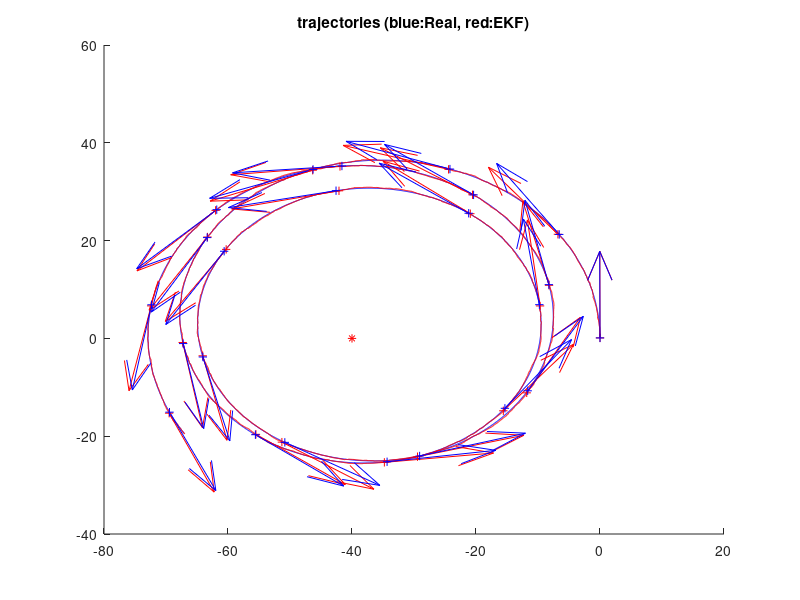
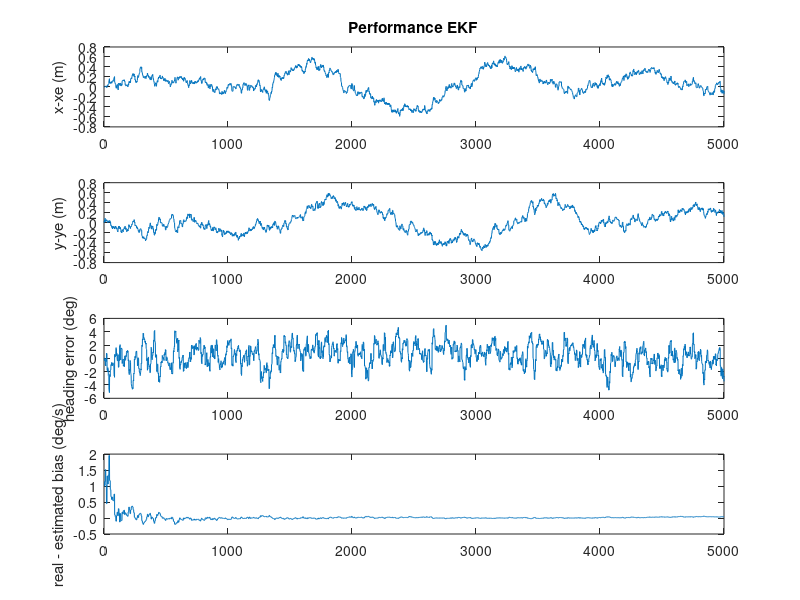
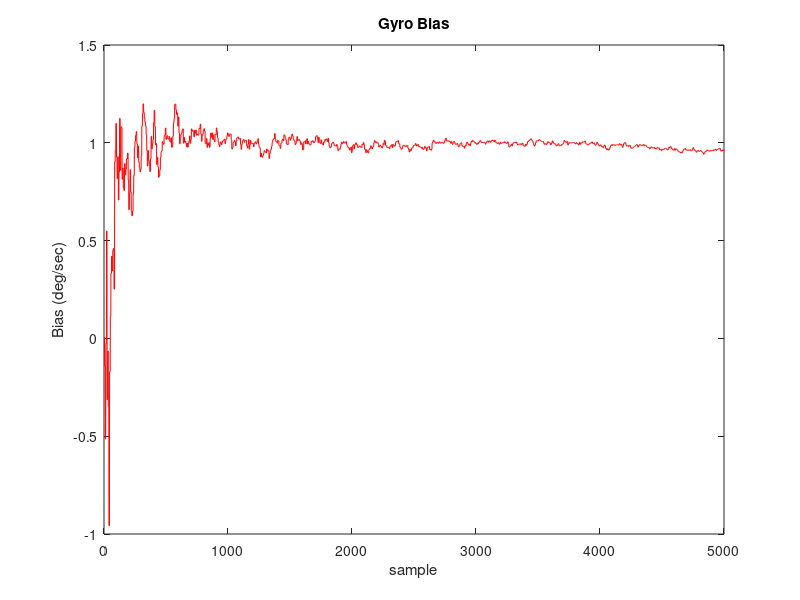

The MATLAB source for these figures, in order:
% Part2.m - version modified of DemoEKF.m 
% originally provided by J. Guivant for MRTN4010's students, Session 2014.
% Project 01. Part2 

% Edited by Wenny Hidayat/z3351846
% Some changes: 1. Process bearing instead of range (v)
%               2. Process both range and bearing   (v)

% This way the EKF accepts input from both range and bearing
% It can be noted that the EKF trajectory is closer to the real one when
% using both inputs. Here I tried making the standard deviation 30 deg/sec
% and 1 m (super big) yet it still shows a good estimation.



function main()


% .....................................................
% Here I define the magnitude of the "noises", that I assume are present, polluting mesurements, models, etc.  

% .. error in the angular rate sensor
stdDevGyro = 2*pi/180 ;          % 2 degrees/second , standard deviation of the gyros' noise
% you have seen, when playing with our IMU that, after removing the
% offsets, the eror present in the gyros' measurements should be lower than 2 deg/sec.

% ...error in the speed's measurements
stdDevSpeed = 0.3 ;   % a lot of error!  (very difficult case). speedmeter's error = 0.3m/sec 

% ... errors in the range measurements (25cm, standard.dev.)
sdev_rangeMeasurement = 0.25 ;          % std. of noise in range measurements. 0.25m
sdev_bearingMeasurement = 5*pi/180;    % stddev for bearing at 30 deg/s, in rad
% this is more that the error you would have with our laser scanner.

% .....................................................
Dt=0.05 ;                       % "sample time", 50ms
Li = 5000 ;                     % "experiment" duration, in iterations 
DtObservations=0.250 ;          % laser "sample time" of observations, 4Hz, approximately
r2d = 180/pi;                   % conversion rad to deg
d2r = pi/180;                   % conversion deg to rad

% .....................................................
% here I create a virtual map, because this program works on a simulated process.
% (in a real case you would have a real map)

% How many landmarks do you want to use?  
n_usedLanmarks = 1 ;    %it must be : 1 <= n_usedLanmarks <= 4 
% just to create some landmarks
global NavigationMap;
NavigationMap = CreateSomeMap(n_usedLanmarks) ;  %creates a artificial map!
% ................................................


% These are the ESTIMATES (Expected value and covariance matrix)
% Initial conditions of the estimates (identical to the real ones, as in
% the lab)( I Assume we know the initial condition of the system)
Xe = [ 0; 0; pi/2; 0 ] ;       % starting x
P = diag( [0, 0, 0, (4*pi/180)^2] );            % initial quality --> perfect (covariance =zero )
% Why perfect? (BECAUSE in this case we DO ASSUME we know perfectly the initial condition)


% Some buffers to store the intermediate values during the experiment
Xreal_History= zeros(4,Li) ;
Xe_History= zeros(4,Li) ;

% .....................................................
% I assume that every time we apply the process model to predict the evolution of the system for a 
% perdiod of time of Dt (50ms) we introduce uncertainty of 0.01m standard deviation on X, 
% similar uncertainty on Y and 1 degree (a lot!) on the heading's estimation
% Q  =zeros(3,3) ;  Q(1,1) = (0.01)^2 ; Q(2,2) =Q(1,1)  ; Q(3,3) = (1*pi/180)^2 ;
% Although you initially use this one, it can be improved. Read
% "MTRN40101_L06_Noise_in_the_inputs_of_ProcessModel.pdf" in order to implement a good refinement. 

Q = diag( [ (0.01)^2 ,(0.01)^2 , (1*pi/180)^2, 0] ) ;
% Q matrix. Represent the covariance of the undertainty about the process model.
% .....................................................


time=0 ;
% init simulator of process.
InitSimulation(stdDevSpeed,stdDevGyro,sdev_bearingMeasurement,sdev_rangeMeasurement,DtObservations);
% (BTW: this is just a simulation to replace ther eal system, because we,
% for the moment, do not have the real system. )


% .....................................................    
for i=1:Li,     % loop
    
    %pause(dt) ;   % NO delay, I want to run this in a fast off-line SIMULATION, so ASAP.
    
    time = time+Dt ;    
    SimuPlatform(time,Dt);      % because NOW I do not have a real system, I simulate it.

     
    % I ask about the inputs to the Process Model.
    % The inputs I will be told are polluted versions of the real inputs.
    [Noisy_speed,Noisy_GyroZ]=GetProcessModelInputs();
    % in the real case we should measure the real inputs (gyros and speedmeter)
    
    % -------- THIS IS THE EKF! ------------------------
    % ------ Kalman Filter prediction: applies the prediction step (i.e. Process model). 
    Xe    = RunProcessModel(Xe,Noisy_speed,Noisy_GyroZ,Dt) ;
    
    % Estimate new covariance after prediction
    % First , I evaluate the Jacobian matrix of the process model (see lecture notes).
    % Write the analytical expression on paper to understand the followign line.
    J = [ [1,0,-Dt*Noisy_speed*sin(Xe(3)),0  ]  ; [0,1,Dt*Noisy_speed*cos(Xe(3)),0] ;    [ 0,0,1,-Dt ] ; [0, 0, 0, 1] ] ; 
    % then I calculate the new coveraince, after the prediction P(K+1|K) = J*P(K|K)*J'+Q ;
    P = J*P*J'+Q ;

    % the precition step, for this iteration, is done.
    % -----------------------------------------------


    % .. Get range measuremens, if those are available.
    [nDetectedLandmarksB,nDetectedLandmarks,MeasuredBearings,MasuredRanges,IDs]=GetObservationMeasurements();
    
    
    
    if (nDetectedLandmarks>0) && (nDetectedLandmarksB>0),     % any laser data and detected landmarks?
     
        % Because there are available obsevations ==> I perform EKF updates
             
   
        % --------------- Kalmal Filter update (observations)
        % Because this observation function is non-linear--> we need to get the Jacobians of h(X).
        % Jacobian for range only measurements (evaluated at the current expected value -->Xe)    
        
        % sqrt( (xi-x)^2+(yi-y)^2 ) for all the seen landmarks. I will need
        % this term for the next calculations.
        
        for u=1:nDetectedLandmarks,
         
            ID = IDs(u);            % landmark ID?    
            eDX = (NavigationMap.landmarks(ID,1)-Xe(1)) ;      % (xu-x)
            eDY = (NavigationMap.landmarks(ID,2)-Xe(2)) ;      % (yu-y)
            
            % Range input
            eDD_range = sqrt( eDX.*eDX + eDY.*eDY ) ; %   so : sqrt( (xu-x)^2+(yu-y)^2 ) 

            % Bearing input 
            eDD_bearing = eDX.*eDX + eDY.*eDY;
        
            % here is it. "H". I reuse some previous calculations.
            H_range = [  -eDX./eDD_range , -eDY./eDD_range , 0 , 0 ] ;   % Jacobian of h(X),range
            H_bearing = [ eDY./eDD_bearing, -eDX./eDD_bearing, -1 , 0 ];
            H = [H_range; H_bearing];
            
            % the expected distances to the landmarks ( "h(Xe)" ). Xe 1=x 2=y 3=gyro.
            ExpectedRange = eDD_range ;   % just a coincidence: we already calculated them for the Jacobian, so I reuse it. 
            ExpectedBearing = atan2(eDY, eDX) - Xe(3) + pi/2; % Output in rad
        
            % Evaluate residual (innovation)  "Y-h(Xe)"
            zR  = MasuredRanges(u) - ExpectedRange ;      
            zB = MeasuredBearings(u) - ExpectedBearing;
            % Normalization
            zB = mod(  zB+pi, 2*pi) - pi; % in deg
            
            
            z =[zR;zB];
            
            % ------ covariance of the noise/uncetainty in the measurements
            % R is Diagonal --->because I believe the noises in the measurements
            %  ,from different sensors, are independent.
            RR = sdev_rangeMeasurement*sdev_rangeMeasurement*4; 
            RB = sdev_bearingMeasurement*sdev_bearingMeasurement*4 ;
            R = diag([RR,RB]);
            % I multiply by 4 because I want to be conservative and assume
            % twice the standard deviation that I believe does happen.
        
        
            % Some intermadiate steps for the EKF (as in the lecture notes)
            S = R + H*P*H'; 
            iS = inv(S) ;               

            K = P*H'*iS ;           % Kalman gain

            % ----- do it...I am getting  X(k+1|k+1) and P(k+1|k+1)
            Xe = Xe + K*z ;           % update the  expected value
            P = P-P*H'*iS*H*P ;     % update the Covariance
        % -----  individual EKF update done ...
       end; 
       % all avalilable EKF updates done ...
    end;  
     
    
     % -------- remember some variables to plot at the end.   
     [Xreal_History(:,i)] = GetCurrentSimulatedState() ;
     Xe_History(:,i)    = Xe ;
     bias_History(i)    = Xe(4);

end ;    
%      biasReal_History
%      bias_History      


% PLOT some results. PLot estimated and "real" values of platform states.
SomePlots(Xreal_History,Xe_History,bias_History,NavigationMap) ;


return ;           % loop to the next observation based on new measurements..



% =========================================================================
% --- THIS IS THE PROCESS MODEL of MY SYSTEM. (it is a Kinemetic model)
    
function Xnext=RunProcessModel(X,speed,GyroZ,dt) 
    Xnext = X + dt*[ speed*cos(X(3)) ;  speed*sin(X(3)) ; GyroZ-X(4) ; 0] ;
return ;


% =========================================================================
% ========== Simulation functions - (used for simuation of "real" platform and
% for the process model of the EKF.
% When we apply the EKF on a real case, we do not need this part.


function [bearings,ranges,IDs] = GetMeasurementsFomNearbyLandmarks(X,map)
    dx= map.landmarks(:,1) - X(1) ;
    dy= map.landmarks(:,2) - X(2) ;
    bearings = atan2(dy, dx) - X(3) + pi/2; %in RAD
    ranges = sqrt((dx.*dx + dy.*dy)) ;
    IDs = [1:map.nLandmarks];
    
    % I simulate I measure/detect all the landmarks, however there can be
    % cases where I see just the nearby ones.
    
return ;


% here I propose some speed and angular rate inputs. 
% in real cases, they do happen, we do not to propose them.
function [speed,GyroZ] = SimuControl(X,t)
    speed = 2 ;                                         % cruise speed, 2m/s  ( v ~ 7km/h)
    GyroZ = 3*pi/180 + sin(0.1*2*pi*t/50)*.02 ;         % some crazy driver moving the steeering wheel...
return ;


% here I propose some map of landmarks. 
% in real cases, we do not create it synthetically, like here.
function map = CreateSomeMap(n_used)
    landmarks = [  [ -40,0 ];[ -0,-20 ];[ 10,10 ] ;[ 30,10 ]  ] ;
    map.landmarks = landmarks(1:n_used,:) ;
    map.nLandmarks = n_used ;
return ;



function InitSimulation(stdDevSpeed,stdDevGyro,sdev_bearingMeasurement,sdev_rangeMeasurement,DtObservations)
    global ContextSimulation;
    ContextSimulation.Xreal = [ 0; 0;pi/2; 0 ] ;     % [x;y;phi]
    ContextSimulation.stdDevSpeed = stdDevSpeed;
    ContextSimulation.stdDevGyro = stdDevGyro;
    ContextSimulation.speed=0;
    ContextSimulation.GyroZ=0;
    ContextSimulation.sdev_rangeMeasurement=sdev_rangeMeasurement;
    ContextSimulation.sdev_bearingMeasurement=sdev_bearingMeasurement;
    ContextSimulation.DtObservations=DtObservations;
    ContextSimulation.timeForNextObservation= 0;
    ContextSimulation.CurrSimulatedTime=0;
    ContextSimulation.biasConstant = 1*pi/180;
return;


function [Noisy_speed,Noisy_GyroZ]=GetProcessModelInputs()
    % .....................................................
    % add noise to simulate real conditions
    % WHY? to be realistic. When we measure things the measurements are polluted with noise, So I simulated that situation by adding random
    % noise to the perfect measurements (the ones I get from the simulated "real" platform.
    global ContextSimulation;
    Noisy_speed =ContextSimulation.speed+ContextSimulation.stdDevSpeed*randn(1) ;
    Noisy_GyroZ =ContextSimulation.GyroZ+ContextSimulation.stdDevGyro*randn(1)+ ContextSimulation.biasConstant;
return;


% NOTE: in Project#2 you will apply the EKF for estimating the states of the real
% system. In such cases You DO NOT ADD ANY NOISE to the real
% measurements!!!!. We add noise here because we pretend this is the real
% case, always having noise polluting our measurements.


function  SimuPlatform(time,Dt)
    global ContextSimulation;    
    
    % simulate some crazy driver for the car..
    [ContextSimulation.speed,ContextSimulation.GyroZ] = SimuControl(ContextSimulation.Xreal,time) ;      % read kinematic model inputs, ideal ones
    % .........................................
    % simulate one step of the "real system":  Xreal(time)
    ContextSimulation.Xreal = RunProcessModel(ContextSimulation.Xreal,ContextSimulation.speed,ContextSimulation.GyroZ,Dt) ;
    ContextSimulation.CurrSimulatedTime = ContextSimulation.CurrSimulatedTime+Dt;
return;


function [nDetectedLandmarksB,nDetectedLandmarks,MeasuredBearings,MasuredRanges,IDs]=GetObservationMeasurements(map)
    global ContextSimulation NavigationMap;       
   
    if ContextSimulation.CurrSimulatedTime<ContextSimulation.timeForNextObservation,
        nDetectedLandmarks=0;
        nDetectedLandmarksB = 0;
        MasuredRanges=[];
        MeasuredBearings = [];
        IDs=[];
        return ; 
    end;
        
    ContextSimulation.timeForNextObservation = ContextSimulation.timeForNextObservation+ContextSimulation.DtObservations;
    
    % get simulated range measurements (actual system), in this case the
    % simulated platform.
        [RealBearings,RealRanges,IDs] = GetMeasurementsFomNearbyLandmarks(ContextSimulation.Xreal,NavigationMap) ;
                % ...................................................
        nDetectedLandmarks = length(RealRanges) ;
        nDetectedLandmarksB = length(RealBearings);
        
        % Here I corrupt the simulated measurements by adding some random noise (to simulate noise, as in the reality)
        % this is the noise
        noiseInMeasurements= ContextSimulation.sdev_rangeMeasurement*randn(size(RealRanges));
        noiseInBearings= ContextSimulation.sdev_bearingMeasurement*randn(size(RealBearings));
        
        % here I add it to the perfect ranges' measurements
        MasuredRanges = RealRanges +  noiseInMeasurements ;
        MeasuredBearings = RealBearings + noiseInBearings;
        % so MasuredRanges are the prefect measurements polluted with
        % noise. I get the "perfect measurements" from the simulated
        % platform
 return;

 
    function [X]=GetCurrentSimulatedState()
        global ContextSimulation;
        X=ContextSimulation.Xreal;

        
     return;   

% -------------end simulation functions -----------------------------------------------


% ====================================================
% --- This is JUST for ploting the results
function SomePlots(Xreal_History,Xe_History,bias_History,map) ;



figure(2) ; clf ; hold on ;
plot(Xreal_History(1,:),Xreal_History(2,:),'b') ;
plot(Xe_History(1,:),Xe_History(2,:),'r') ;
plot(map.landmarks(:,1),map.landmarks(:,2),'*r') ;
ii = [1:225:length(Xe_History(1,:))] ;
quiver(Xe_History(1,ii),Xe_History(2,ii),5*cos(Xe_History(3,ii)),5*sin(Xe_History(3,ii)),'r' ) ;
quiver(Xreal_History(1,ii),Xreal_History(2,ii),5*cos(Xreal_History(3,ii)),5*sin(Xreal_History(3,ii)),'b' ) ;
plot(Xe_History(1,ii),Xe_History(2,ii),'+r') ;
plot(Xreal_History(1,ii),Xreal_History(2,ii),'+b') ;
title('trajectories (blue:Real, red:EKF)') ;

% --------- plot errors between EKF estimates and the real values
figure(3) ; clf ; 
subplot(411) ; plot(Xreal_History(1,:)-Xe_History(1,:)) ;ylabel('x-xe (m)') ;
title('Performance EKF') ;
subplot(412) ; plot(Xreal_History(2,:)-Xe_History(2,:)) ;ylabel('y-ye (m)') ;
subplot(413) ; plot(180/pi*(Xreal_History(3,:)-Xe_History(3,:))) ;ylabel('heading error (deg)') ;
subplot(414) ; plot(1-Xe_History(4,:)*180/pi); ylabel('real - estimated bias (deg/s)') ;

figure(4); clf;
plot(bias_History(:)*180/pi, 'r');
title('Gyro Bias')
xlabel('sample'); ylabel('Bias (deg/sec)');
return ;
% -------------------------------------------------------------------------